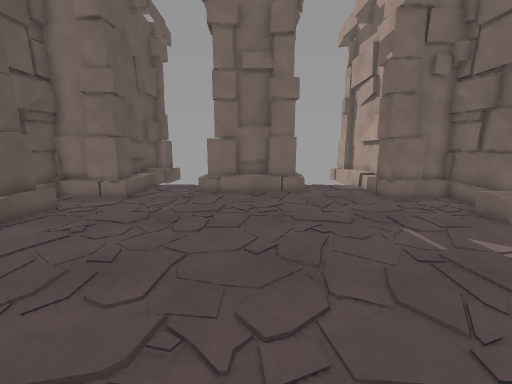
[1] (above)

16 first-person views from a walk through a Unity game level. The camera is 1.3 m above the floor, tilts 10° down and sees 90° across. Doors are open. The floor is counted in squares, 0.5 m on a side. Each view is taken from the middle of a square. On the plan, view 1 faces up. The plan holds only what a view shows up to about 18 squares ahead; the rest is blank. The place goes on beyond the plan.

[2]
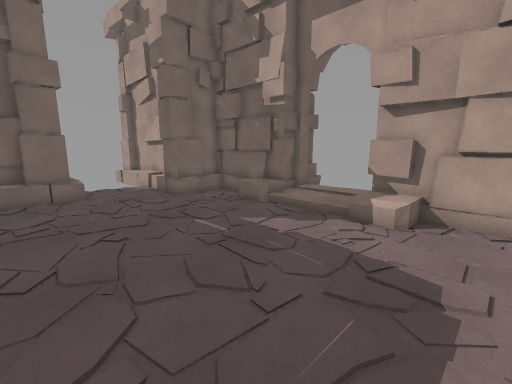

[3]
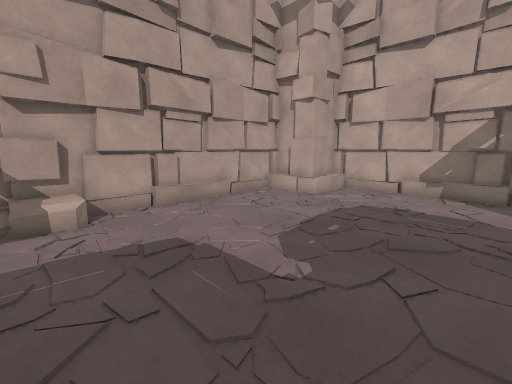

[4]
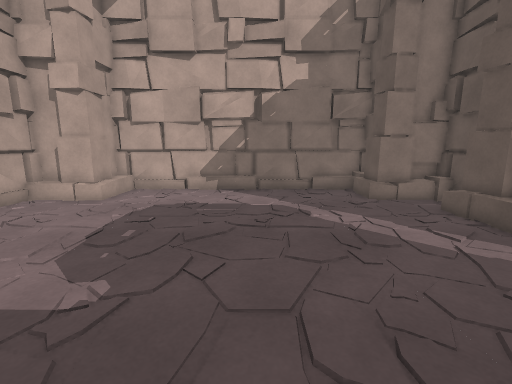

[5]
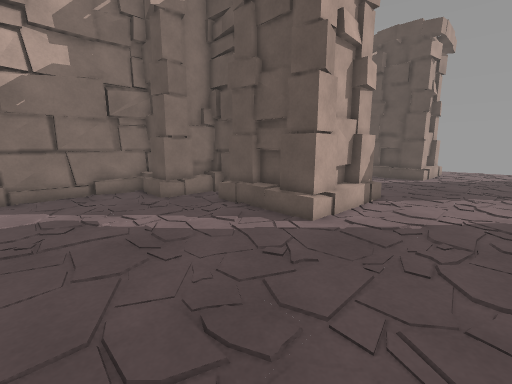

[6]
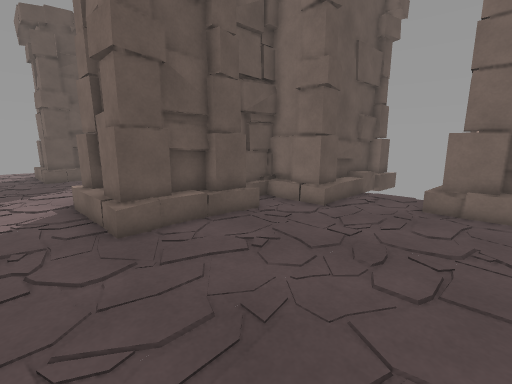

[7]
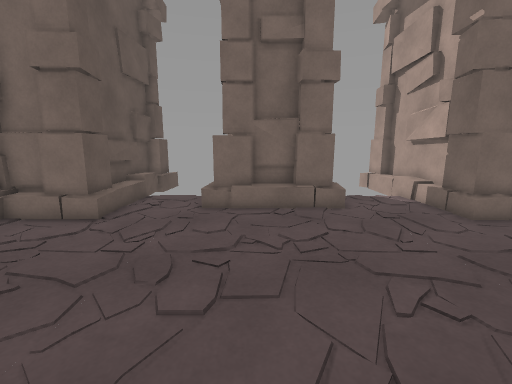

[8]
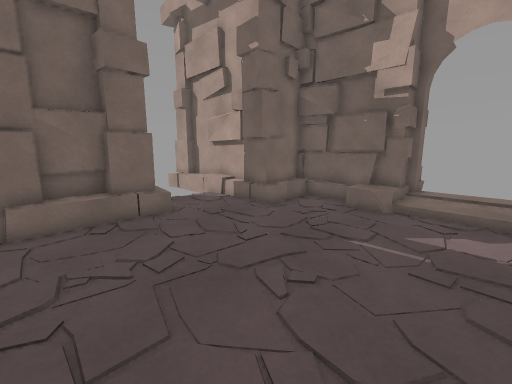

[9]
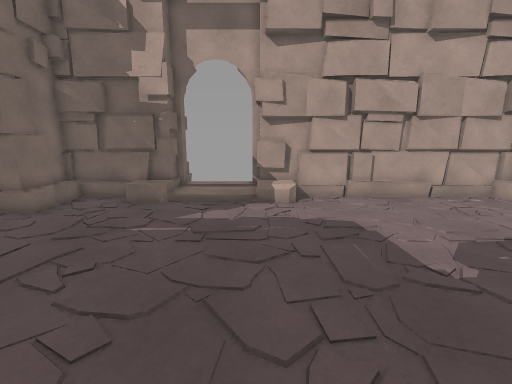

[10]
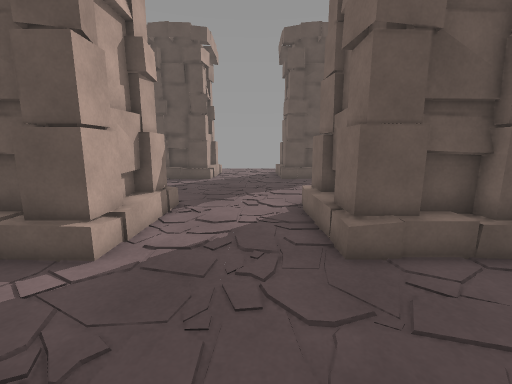

[11]
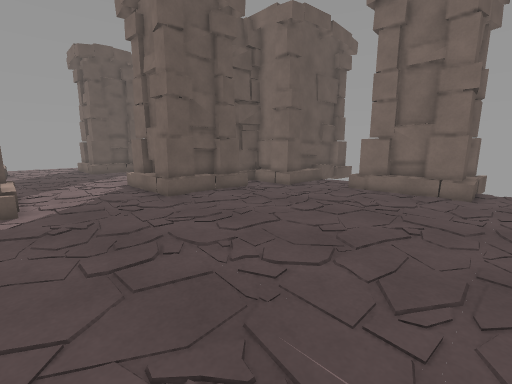

[12]
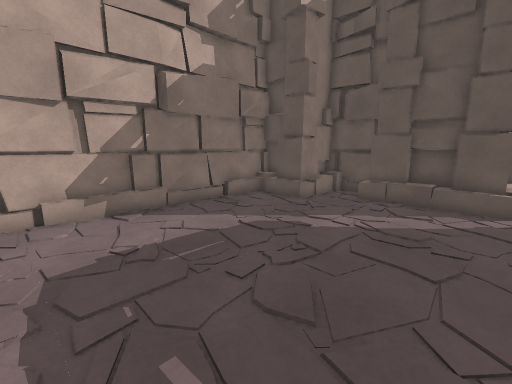

[13]
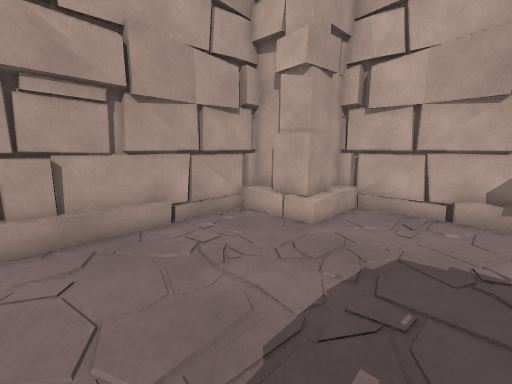

[14]
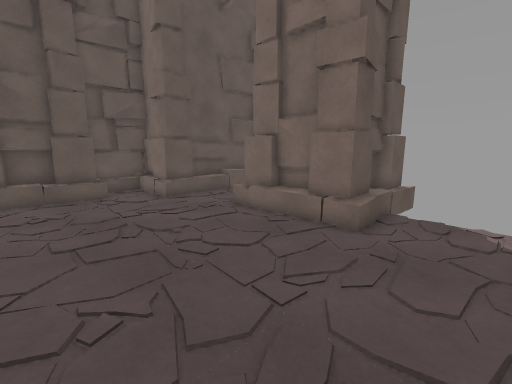

[15]
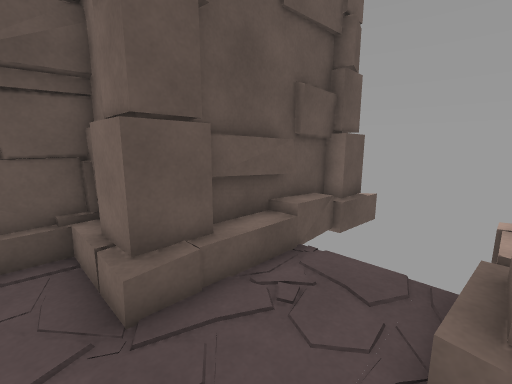

[16]
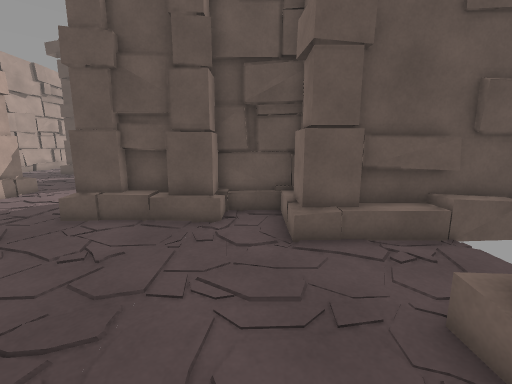

### Floor plan
Key: @ floor where view 1 was taken; # wall or solid block; . main floor; : floor 0.25 m higher than the main floor; + floor 0.5 m higher than the main floor; / step, stairs or slope; D open door; P pillar; O other object.
Columns run from 13 left of view 1 to 13 right of it. Each row starts with its distance up from view 1.
 20           P    PP
 19           P    PP
 18       #   P    P    #
 17       #...P    P....#
 16       #...PPPPPP....#
 15      ##...PPPPPP....#
 14     ###.............####
 13   ####..............##O#
 12   ##...................#
 11   #P...................#
 10   #PP.................O#
  9    PP.................O##
  8    PP................./#DD#
  7    PP................./:DD
  6 PPPPP................//:DD
  5 P.PPP................//:DD
  4  ...................../#D
  3  .....................+##
  2  ......................#
  1  ......................#
  0  ............@.........#
 -1 PPPPP..................#
 -2 PP#PP..................#
 -3    PP..................#
 -4    PP..................#
 -5    PP..................#
 -6   P P..................#
 -7   ##...................#
 -8   ####.................#
 -9      ##.............####
-10       #.............##
-11       # ............O#
-12        ###############

Where each view was taken, in squares from view 1:
view 1: 0 up, 0 right, facing up
view 2: 0 up, 0 right, facing up-right
view 3: 4 up, 1 left, facing down-right
view 4: 4 up, 1 left, facing down
view 5: 4 up, 1 left, facing down-left
view 6: 3 up, 1 left, facing up-left
view 7: 4 up, 1 left, facing up
view 8: 5 up, 2 left, facing up-right
view 9: 4 up, 3 left, facing right
view 10: 3 up, 3 left, facing left
view 11: 1 down, 4 right, facing up-left
view 12: 1 down, 4 right, facing down-left
view 13: 1 down, 2 right, facing down-right
view 14: 7 up, 6 right, facing up-left
view 15: 12 up, 3 left, facing up-left
view 16: 12 up, 0 right, facing left
